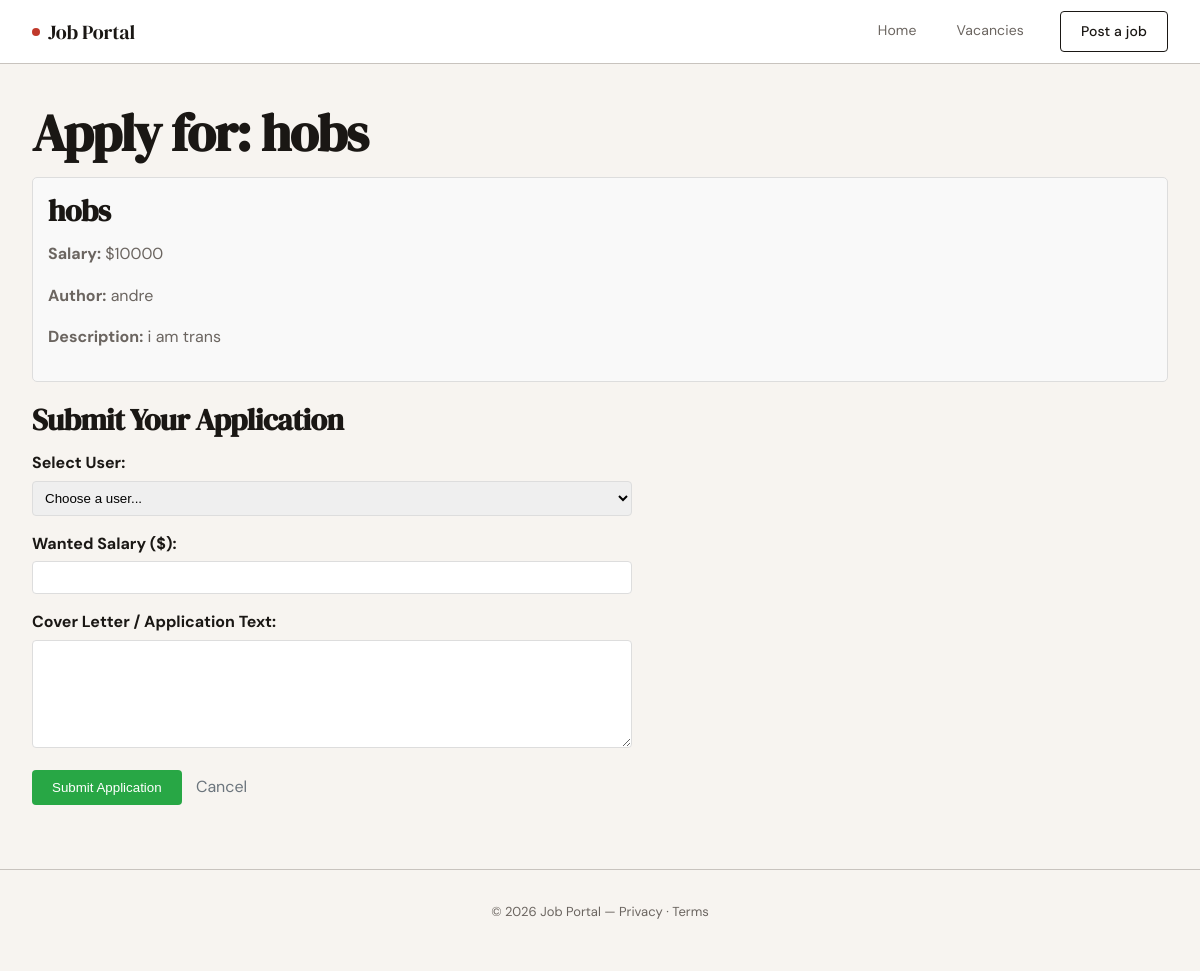
Page /vacancies/2/apply/ on the committed database.
### sp/models.py (models this page shows, shortened)
class Vacancy(models.Model):
    author = models.ForeignKey(User, on_delete=models.CASCADE)
    title = models.CharField(max_length=100, null=False)
    description = models.TextField(blank=True, null=True, default=':)')
    salary = models.IntegerField(default=1, validators=[MinValueValidator(1), MaxValueValidator(99999)])
    uploaded_at = models.DateTimeField(auto_now_add=True)

class User(models.Model):
    name = models.CharField(max_length=40, null=False)
    email = models.EmailField(blank=True, null=True)

### sp/views.py (the view, shortened to what this page needs)
# urls.py: path('vacancies/<int:vacancy_id>/apply/', views.apply_vacancy, name='apply_vacancy'),
def apply_vacancy(request, vacancy_id):
    vacancy = get_object_or_404(Vacancy, id=vacancy_id)
    users = User.objects.all()
    return render(request, 'apply.html', {'vacancy': vacancy, 'users': users})

### sp/templates/apply.html (shortened to what this page needs)
{% extends 'base.html' %} {% block title %}Apply for {{ vacancy.title }}{%endblock %}
{% block content %}
    <h1>Apply for: {{ vacancy.title }}</h1>
    <div
    class="vacancy-info"
    style="
        border: 1px solid #ddd;
        padding: 15px;
        margin-bottom: 20px;
        border-radius: 5px;
        background-color: #f9f9f9;
    "
    >
    <h2>{{ vacancy.title }}</h2>
    <p><strong>Salary:</strong> ${{ vacancy.salary }}</p>
    <p><strong>Author:</strong> {{ vacancy.author.name }}</p>
    {% if vacancy.description %}
    <p><strong>Description:</strong> {{ vacancy.description }}</p>
    {% endif %}
    </div>
    <h2>Submit Your Application</h2>
    <form method="post" style="max-width: 600px">
    <div style="margin-bottom: 15px">
        <label
        for="user"
        style="display: block; margin-bottom: 5px; font-weight: bold"
        >Select User:</label
        >
        <select
        name="user"
        id="user"
        required
        style="
            width: 100%;
            padding: 8px;
            border: 1px solid #ddd;
            border-radius: 4px;
        "
        >
        <option value="">Choose a user...</option>
        </select>
    </div>
    <div style="margin-bottom: 15px">
        <label
        for="wanted_salary"
        style="display: block; margin-bottom: 5px; font-weight: bold"
        >Wanted Salary ($):</label
        >
        <input
        type="number"
        name="wanted_salary"
        id="wanted_salary"
        min="1"
        max="99999"
        required
        style="
            width: 100%;
            padding: 8px;
            border: 1px solid #ddd;
            border-radius: 4px;
        "
        />
    </div>
    <div style="margin-bottom: 15px">
        <label
        for="content"
        style="display: block; margin-bottom: 5px; font-weight: bold"
        >Cover Letter / Application Text:</label
        >
        <textarea
        name="content"
        id="content"
        rows="6"
        required
        style="
            width: 100%;
            padding: 8px;
            border: 1px solid #ddd;
            border-radius: 4px;
            resize: vertical;
        "
        ></textarea>
    </div>
    <button
        type="submit"
        style="
        background-color: #28a745;
        color: white;
        padding: 10px 20px;
        border: none;
        border-radius: 4px;
        cursor: pointer;
        "
    >
        Submit Application
    </button>
    <a
        href="{% url 'vacancies' %}"
        style="margin-left: 10px; color: #6c757d; text-decoration: none"
        >Cancel</a
    >
    </form>
{% endblock %}

### sp/templates/base.html (style rules this page uses)
*, *::before, *::after { box-sizing: border-box; margin: 0; padding: 0; }
:root { --ink: #1a1714; --ink-muted: #6b6560; --ink-faint: #c8c3be; --paper: #f7f4f0; --paper-warm: #ede9e3; --accent: #c0392b; --accent-soft: #f9eeec; --white: #ffffff; --nav-h: 64px; --radius: 4px; --transition: 0.2s ease; }
html { scroll-behavior: smooth; }
body { font-family: 'DM Sans', sans-serif; font-size: 16px; line-height: 1.6; color: var(--ink); background-color: var(--paper); min-height: 100vh; }
h1 { font-family: 'DM Serif Display', serif; font-size: clamp(2rem, 5vw, 3.25rem); line-height: 1.1; letter-spacing: -0.02em; color: var(--ink); margin-bottom: 1rem; }
h2 { font-family: 'DM Serif Display', serif; font-size: clamp(1.375rem, 3vw, 1.875rem); line-height: 1.2; letter-spacing: -0.015em; color: var(--ink); margin-bottom: 0.75rem; }
p { color: var(--ink-muted); margin-bottom: 1rem; }
a { color: var(--accent); text-decoration: none; transition: opacity var(--transition); }

### rows in the picture
Vacancy: title "hobs", salary "10000", author.name "andre", description "i am trans"
